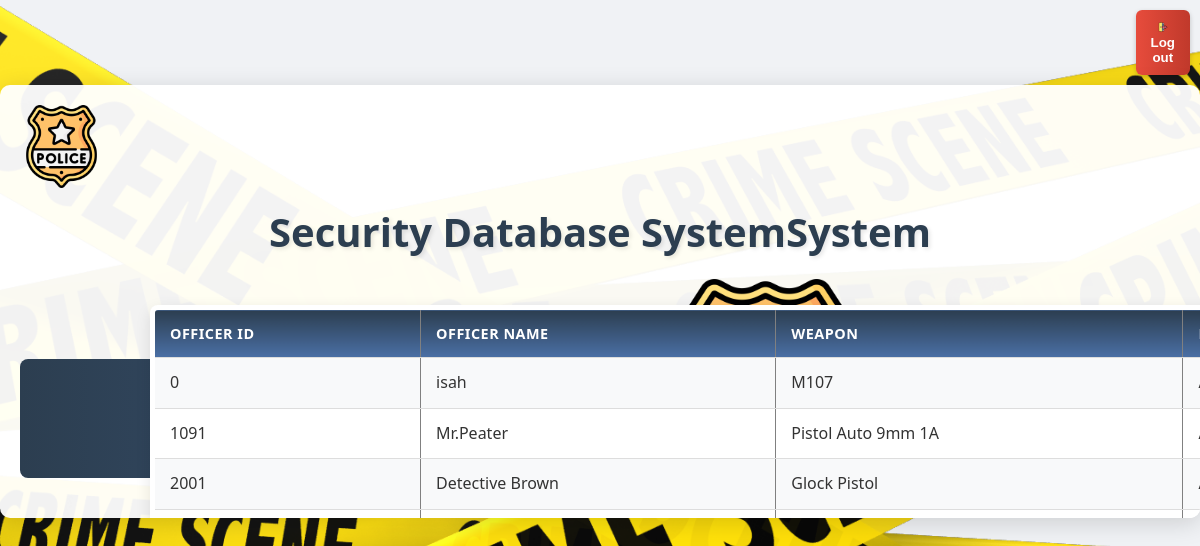
Screenshot of /Officers/listOfOff.php (signed in) with the database file from the repository.
### tables this page shows
CREATE TABLE `officer` (
  `offName` varchar(25) NOT NULL,
  `offID` int(5) NOT NULL,
  `ID` int(5) NOT NULL,
  `contact` bigint(20) NOT NULL,
  `gender` varchar(1) NOT NULL,
  `weapon` varchar(20) NOT NULL,
  `role` varchar(20) NOT NULL
);

### Officers/listOfOff.php (the view, shortened to what this page needs)
<!DOCTYPE html>
<html>
<head>
    <link rel='stylesheet' type='text/css' media='screen' href='style_1.css'>
</head>
<body>
    <button name="logout" style="margin-left: 1300px;"><img src="../logout.png" style="width:10px"><a href = "../logout.php">Log out</a></button>
    <div class="container">
        <div class="finaldiv">
        <span class="head1"><img src="police_logo.png" width="16.2%"></span>
        <span class="head_txt">Security Database SystemSystem</span>
        <span class="head2"><img src="police_logo.png" width="38%"></span>
    <br>
    <div class="navbar">
        <ul style="margin-left:130px">
            <li><a href="addOfficer.php"><b>Add Officer</b></a></li>
            <li><a href="searchOff.php" ><b>Search Records</b></a></li>
            <li><a href="weapon.php" class="active"><b>Weapons Assigned</b></a></li>
        </ul>
        <br>
        <br>
        <table border="5" style="position:absolute; left:150px;top:200px;">
        <tr>
            <th>Officer ID</th>
            <th>Officer Name</th>
            <th>Weapon</th>
            <th>Role</th>
        </tr>
    </div>
    </div>
    </body>
    </html>
    <?php
        include("../config.php");
        $q1 = "SELECT * FROM `officer`";
        $result = mysqli_query($db,$q1);
        if($result){
            while($row=mysqli_fetch_array($result)){
                echo'
        <tr>
                <td>'. htmlspecialchars($row['offID'], ENT_QUOTES, 'UTF-8').'</td>
                <td>'.htmlspecialchars($row['offName'], ENT_QUOTES, 'UTF-8').'</td>
                <td>'. htmlspecialchars($row['weapon'], ENT_QUOTES, 'UTF-8').'</td>
                <td>'.htmlspecialchars($row['role'], ENT_QUOTES, 'UTF-8').'</td>
        </tr>';
            }
        }
        else{
            echo"<tr><td colspan='4'>Error retrieving data</td></tr>";
        }
     ?>

### Officers/style_1.css (style rules this page uses)
* { box-sizing: border-box; margin: 0; padding: 0; }
body { background: url('../log_back.png'); background-color: #f0f2f5; background-size: cover; background-attachment: fixed; font-family: 'Segoe UI', Tahoma, Geneva, Verdana, sans-serif; color: #333; line-height: 1.6; }
.container { position: relative; max-width: 1200px; margin: 20px auto; border-radius: 10px; background: rgba(255, 255, 255, 0.95); box-shadow: 0 5px 25px rgba(0, 0, 0, 0.15); overflow: hidden; padding: 20px; }
.finaldiv { width: 100%; }
.head1, .head2 { height: 80px; }
.head1 { float: left; }
.head2 { float: right; }
.head_txt { text-align: center; font-family: 'Segoe UI', Tahoma, Geneva, Verdana, sans-serif; font-size: 2.5rem; font-weight: bold; color: #2c3e50; text-shadow: 2px 2px 4px rgba(0,0,0,0.1); padding: 15px 0; display: block; clear: both; }
.navbar { background: linear-gradient(to right, #2c3e50, #4a6fa5); border-radius: 8px; padding: 10px 0; margin: 20px 0; width: 100%; overflow: hidden; }
.navbar ul { list-style-type: none; display: flex; justify-content: center; flex-wrap: wrap; }
.navbar li { margin: 0 15px; }
.navbar a { text-decoration: none; color: white; font-size: 1.1rem; font-weight: 500; padding: 10px 15px; border-radius: 6px; transition: all 0.3s ease; display: block; }
.navbar a:hover, .navbar a.active { background-color: rgba(255, 255, 255, 0.2); transform: translateY(-2px); }
button[name="logout"] { background: linear-gradient(to right, #e74c3c, #c0392b); border: none; border-radius: 6px; padding: 10px 15px; margin: 10px; cursor: pointer; float: right; transition: all 0.3s ease; box-shadow: 0 2px 5px rgba(0,0,0,0.2); }
button[name="logout"] a { color: white; text-decoration: none; font-weight: bold; }
table { width: 100%; border-collapse: collapse; margin: 20px 0; background-color: white; border-radius: 8px; overflow: hidden; box-shadow: 0 5px 15px rgba(0,0,0,0.1); }
th, td { padding: 12px 15px; text-align: left; border-bottom: 1px solid #ddd; }
th { background: linear-gradient(to bottom, #2c3e50, #4a6fa5); color: white; font-weight: 600; text-transform: uppercase; font-size: 0.9rem; letter-spacing: 0.5px; }
tr:nth-child(even) { background-color: #f8f9fa; }
a { text-decoration: none; color: #4a6fa5; transition: color 0.3s ease; }

### rows the page displays
officer: offID "0", offName "isah", weapon "M107"
officer: offID "1091", offName "Mr.Peater", weapon "Pistol Auto 9mm 1A"
officer: offID "2001", offName "Detective Brown", weapon "Glock Pistol"
